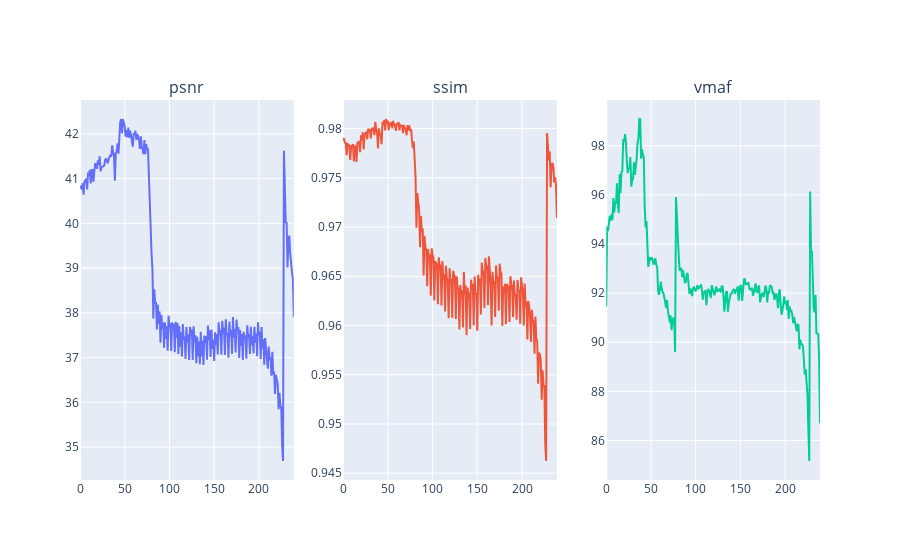

The code cell stored with this chart in its notebook:
### Code cell
# Plot the per frame PSNR/SSIM/VMAF.

import json
with open(metric_log) as f:
  data = json.load(f)

metric_dict = {
    'index': list(range(len(data['frames']))),
    'psnr': [f['metrics']['psnr'] for f in data['frames']],
    'ssim': [f['metrics']['ssim'] for f in data['frames']],
    'vmaf': [f['metrics']['vmaf'] for f in data['frames']]
}

from plotly.subplots import make_subplots
import plotly.graph_objects as go

fig = make_subplots(rows=1, cols=3, subplot_titles=['psnr', 'ssim', 'vmaf'])

fig.add_trace(
    go.Scatter(x=metric_dict['index'], y=metric_dict['psnr']),
    row=1, col=1
)
fig.add_trace(
    go.Scatter(x=metric_dict['index'], y=metric_dict['ssim']),
    row=1, col=2
)
fig.add_trace(
    go.Scatter(x=metric_dict['index'], y=metric_dict['vmaf']),
    row=1, col=3
)
fig.update_layout(showlegend=False)
fig.show()

### Figure 1 — Plotly figure (JSON) as saved in the notebook; plotly's stock layout.template omitted (floating-point values rounded to 4 significant figures; data arrays with more than 128 entries replaced by an {"elided": "..."} marker saying what was removed)
{"data": [{"type": "scatter", "x": {"elided": "240 int values"}, "xaxis": "x", "y": {"elided": "240 float values"}, "yaxis": "y"}, {"type": "scatter", "x": {"elided": "240 int values"}, "xaxis": "x2", "y": {"elided": "240 float values"}, "yaxis": "y2"}, {"type": "scatter", "x": {"elided": "240 int values"}, "xaxis": "x3", "y": {"elided": "240 float values"}, "yaxis": "y3"}], "layout": {"annotations": [{"font": {"size": 16}, "showarrow": false, "text": "psnr", "x": 0.1444, "xanchor": "center", "xref": "paper", "y": 1, "yanchor": "bottom", "yref": "paper"}, {"font": {"size": 16}, "showarrow": false, "text": "ssim", "x": 0.5, "xanchor": "center", "xref": "paper", "y": 1, "yanchor": "bottom", "yref": "paper"}, {"font": {"size": 16}, "showarrow": false, "text": "vmaf", "x": 0.8556, "xanchor": "center", "xref": "paper", "y": 1, "yanchor": "bottom", "yref": "paper"}], "showlegend": false, "xaxis": {"anchor": "y", "domain": [0, 0.2889]}, "xaxis2": {"anchor": "y2", "domain": [0.3556, 0.6444]}, "xaxis3": {"anchor": "y3", "domain": [0.7111, 1]}, "yaxis": {"anchor": "x", "domain": [0, 1]}, "yaxis2": {"anchor": "x2", "domain": [0, 1]}, "yaxis3": {"anchor": "x3", "domain": [0, 1]}}}
